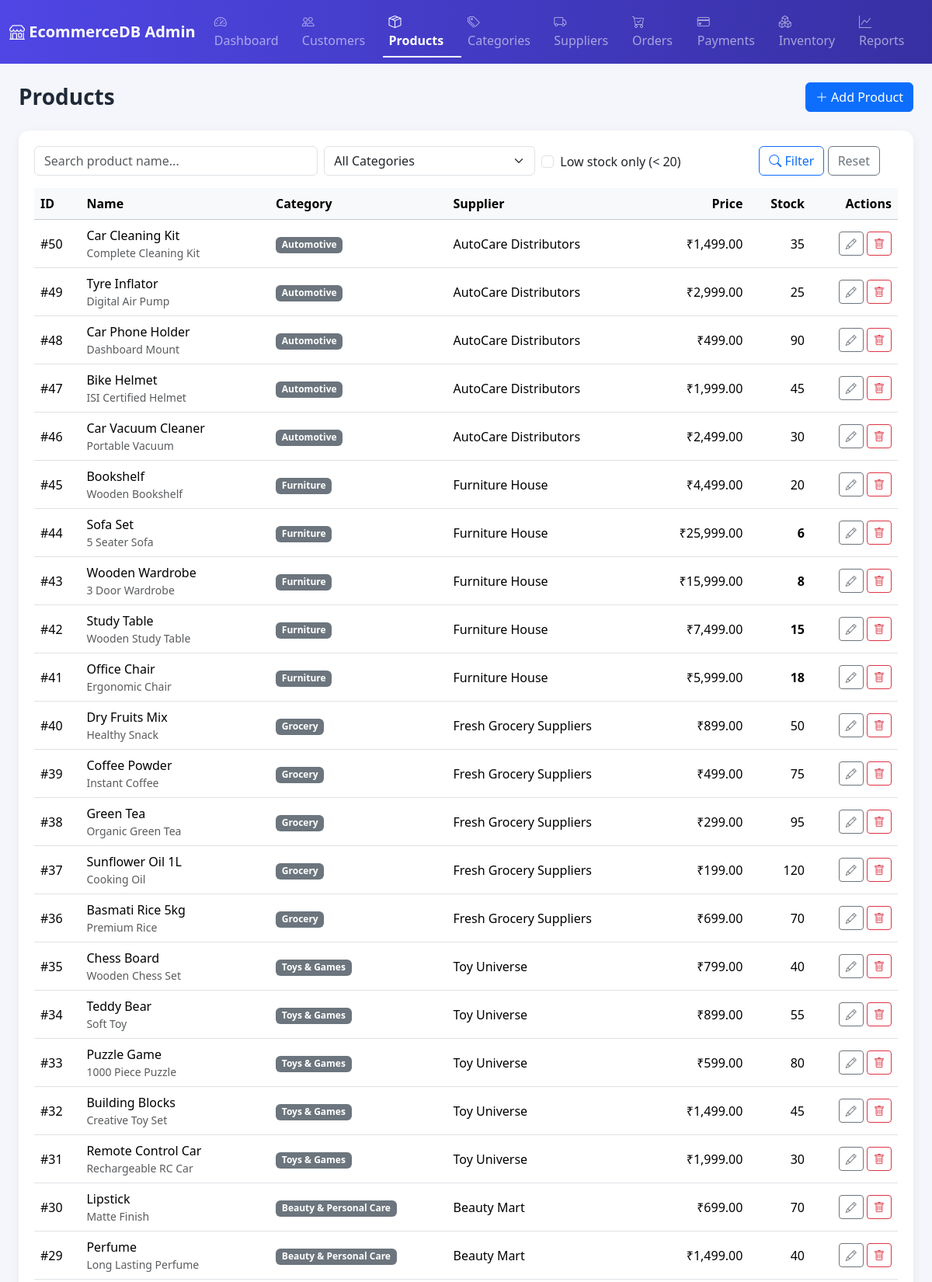
/products.php (upper part), run on the app's committed database.
### tables this page shows
CREATE TABLE Products(
ProductID INT AUTO_INCREMENT PRIMARY KEY,
ProductName VARCHAR(150) NOT NULL,
CategoryID INT NOT NULL,
SupplierID INT NOT NULL,
Price DECIMAL(10,2) NOT NULL CHECK (Price >= 0),
Stock INT NOT NULL DEFAULT 0 CHECK (Stock >= 0),
Description VARCHAR(255),
CreatedAt TIMESTAMP DEFAULT CURRENT_TIMESTAMP,
FOREIGN KEY (CategoryID) REFERENCES Categories(CategoryID),
FOREIGN KEY (SupplierID) REFERENCES Suppliers(SupplierID)
);

CREATE TABLE Categories(
    CategoryID INT AUTO_INCREMENT PRIMARY KEY,
    CategoryName VARCHAR(100) NOT NULL UNIQUE
);

CREATE TABLE Suppliers(
SupplierID INT AUTO_INCREMENT PRIMARY KEY,
SupplierName VARCHAR(100) NOT NULL,
ContactPerson VARCHAR(100),
Email VARCHAR(100) UNIQUE,
Phone VARCHAR(15),
City VARCHAR(50),
Country VARCHAR(50)
);

### config.php (called while the page is built, shortened)
<?php
function h($value) {
    return htmlspecialchars((string)$value, ENT_QUOTES, 'UTF-8');
}
function money($amount) {
    return '₹' . number_format((float)$amount, 2);
}

### products.php (the view, shortened to what this page needs)
<?php
require 'config.php';
$search   = trim($_GET['q'] ?? '');
$lowStock = ($_GET['stock'] ?? '') === 'low';
$sql = "
    SELECT p.*, c.CategoryName, s.SupplierName
    FROM Products p
    JOIN Categories c ON p.CategoryID = c.CategoryID
    JOIN Suppliers s ON p.SupplierID = s.SupplierID
    WHERE 1=1
";
$params = [];
$sql .= " ORDER BY p.ProductID DESC";
$stmt = $pdo->prepare($sql);
$stmt->execute($params);
$products = $stmt->fetchAll();
require 'includes/header.php';
?>
<div class="d-flex justify-content-between align-items-center mb-4 flex-wrap gap-2">
  <h3 class="page-title mb-0">Products</h3>
  <a href="product_form.php" class="btn btn-primary"><i class="bi bi-plus-lg"></i> Add Product</a>
</div>
<div class="table-card">
  <form class="row g-2 mb-3" method="get">
    <div class="col-md-4">
      <input type="text" name="q" class="form-control" placeholder="Search product name..." value="<?= h($search) ?>">
    </div>
    <div class="col-md-3">
      <select name="category" class="form-select">
        <option value="0">All Categories</option>
      </select>
    </div>
    <div class="col-md-3">
      <div class="form-check mt-2">
        <input class="form-check-input" type="checkbox" name="stock" value="low" id="lowStockChk" <?= $lowStock ? 'checked' : '' ?>>
        <label class="form-check-label" for="lowStockChk">Low stock only (&lt; 20)</label>
      </div>
    </div>
    <div class="col-auto">
      <button class="btn btn-outline-primary"><i class="bi bi-search"></i> Filter</button>
      <a href="products.php" class="btn btn-outline-secondary">Reset</a>
    </div>
  </form>
  <div class="table-responsive">
    <table class="table table-hover align-middle">
      <thead class="table-light">
        <tr>
          <th>ID</th><th>Name</th><th>Category</th><th>Supplier</th><th class="text-end">Price</th><th class="text-end">Stock</th><th class="text-end">Actions</th>
        </tr>
      </thead>
      <tbody>
      <?php foreach ($products as $p): ?>
        <tr>
          <td>#<?= (int)$p['ProductID'] ?></td>
          <td><?= h($p['ProductName']) ?><div class="text-muted small"><?= h($p['Description']) ?></div></td>
          <td><span class="badge bg-secondary"><?= h($p['CategoryName']) ?></span></td>
          <td><?= h($p['SupplierName']) ?></td>
          <td class="text-end"><?= money($p['Price']) ?></td>
          <td class="text-end <?= $p['Stock'] < 20 ? 'low-stock' : '' ?>"><?= (int)$p['Stock'] ?></td>
          <td class="text-end">
            <a href="product_form.php?id=<?= (int)$p['ProductID'] ?>" class="btn btn-sm btn-outline-secondary"><i class="bi bi-pencil"></i></a>
            <a href="product_delete.php?id=<?= (int)$p['ProductID'] ?>" class="btn btn-sm btn-outline-danger"
               onclick="return confirm('Delete this product?');"><i class="bi bi-trash"></i></a>
          </td>
        </tr>
      <?php endforeach; ?>
      </tbody>
    </table>
  </div>
</div>
<?php require 'includes/footer.php'; ?>

### assets/style.css (style rules this page uses)
:root { --brand: #4f46e5; --brand-dark: #3730a3; }
body { background-color: #f4f6fb; font-family: 'Segoe UI', system-ui, -apple-system, sans-serif; }
.table-card { background: #fff; border-radius: 14px; box-shadow: 0 4px 14px rgba(0,0,0,0.06); padding: 1.25rem; }
.low-stock { color: #b91c1c; font-weight: 600; }
.page-title { font-weight: 700; color: #1f2937; }

### data on the page
products: ProductID "50", ProductName "Car Cleaning Kit", Description "Complete Cleaning Kit", CategoryID.CategoryName "Automotive", SupplierID.SupplierName "AutoCare Distributors", Price "₹1,499.00", Stock "35"
products: ProductID "49", ProductName "Tyre Inflator", Description "Digital Air Pump", CategoryID.CategoryName "Automotive", SupplierID.SupplierName "AutoCare Distributors", Price "₹2,999.00", Stock "25"
products: ProductID "48", ProductName "Car Phone Holder", Description "Dashboard Mount", CategoryID.CategoryName "Automotive", SupplierID.SupplierName "AutoCare Distributors", Price "₹499.00", Stock "90"
products: ProductID "47", ProductName "Bike Helmet", Description "ISI Certified Helmet", CategoryID.CategoryName "Automotive", SupplierID.SupplierName "AutoCare Distributors", Price "₹1,999.00", Stock "45"
products: ProductID "46", ProductName "Car Vacuum Cleaner", Description "Portable Vacuum", CategoryID.CategoryName "Automotive", SupplierID.SupplierName "AutoCare Distributors", Price "₹2,499.00", Stock "30"
products: ProductID "45", ProductName "Bookshelf", Description "Wooden Bookshelf", CategoryID.CategoryName "Furniture", SupplierID.SupplierName "Furniture House", Price "₹4,499.00", Stock "20"
products: ProductID "44", ProductName "Sofa Set", Description "5 Seater Sofa", CategoryID.CategoryName "Furniture", SupplierID.SupplierName "Furniture House", Price "₹25,999.00", Stock "6"
products: ProductID "43", ProductName "Wooden Wardrobe", Description "3 Door Wardrobe", CategoryID.CategoryName "Furniture", SupplierID.SupplierName "Furniture House", Price "₹15,999.00", Stock "8"
products: ProductID "42", ProductName "Study Table", Description "Wooden Study Table", CategoryID.CategoryName "Furniture", SupplierID.SupplierName "Furniture House", Price "₹7,499.00", Stock "15"
products: ProductID "41", ProductName "Office Chair", Description "Ergonomic Chair", CategoryID.CategoryName "Furniture", SupplierID.SupplierName "Furniture House", Price "₹5,999.00", Stock "18"
products: ProductID "40", ProductName "Dry Fruits Mix", Description "Healthy Snack", CategoryID.CategoryName "Grocery", SupplierID.SupplierName "Fresh Grocery Suppliers", Price "₹899.00", Stock "50"
products: ProductID "39", ProductName "Coffee Powder", Description "Instant Coffee", CategoryID.CategoryName "Grocery", SupplierID.SupplierName "Fresh Grocery Suppliers", Price "₹499.00", Stock "75"
products: ProductID "38", ProductName "Green Tea", Description "Organic Green Tea", CategoryID.CategoryName "Grocery", SupplierID.SupplierName "Fresh Grocery Suppliers", Price "₹299.00", Stock "95"
products: ProductID "37", ProductName "Sunflower Oil 1L", Description "Cooking Oil", CategoryID.CategoryName "Grocery", SupplierID.SupplierName "Fresh Grocery Suppliers", Price "₹199.00", Stock "120"
products: ProductID "36", ProductName "Basmati Rice 5kg", Description "Premium Rice", CategoryID.CategoryName "Grocery", SupplierID.SupplierName "Fresh Grocery Suppliers", Price "₹699.00", Stock "70"
products: ProductID "35", ProductName "Chess Board", Description "Wooden Chess Set", CategoryID.CategoryName "Toys & Games", SupplierID.SupplierName "Toy Universe", Price "₹799.00", Stock "40"
products: ProductID "34", ProductName "Teddy Bear", Description "Soft Toy", CategoryID.CategoryName "Toys & Games", SupplierID.SupplierName "Toy Universe", Price "₹899.00", Stock "55"
products: ProductID "33", ProductName "Puzzle Game", Description "1000 Piece Puzzle", CategoryID.CategoryName "Toys & Games", SupplierID.SupplierName "Toy Universe", Price "₹599.00", Stock "80"
products: ProductID "32", ProductName "Building Blocks", Description "Creative Toy Set", CategoryID.CategoryName "Toys & Games", SupplierID.SupplierName "Toy Universe", Price "₹1,499.00", Stock "45"
products: ProductID "31", ProductName "Remote Control Car", Description "Rechargeable RC Car", CategoryID.CategoryName "Toys & Games", SupplierID.SupplierName "Toy Universe", Price "₹1,999.00", Stock "30"
products: ProductID "30", ProductName "Lipstick", Description "Matte Finish", CategoryID.CategoryName "Beauty & Personal Care", SupplierID.SupplierName "Beauty Mart", Price "₹699.00", Stock "70"
products: ProductID "29", ProductName "Perfume", Description "Long Lasting Perfume", CategoryID.CategoryName "Beauty & Personal Care", SupplierID.SupplierName "Beauty Mart", Price "₹1,499.00", Stock "40"
